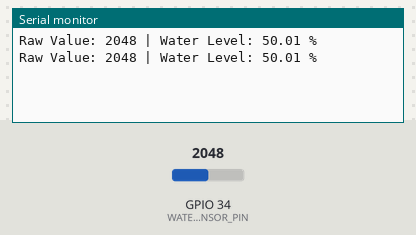
The sketch below on a simulated ESP32. Parts: the last lines printed to the serial monitor. The test bench sets the inputs (shaded band); at power-on: GPIO 34 (WATER_SENSOR_PIN) = 2048.

Above: at 1.8 s.
1.9 s: GPIO 34 (WATER_SENSOR_PIN) set to 2866
At 2.8 s:
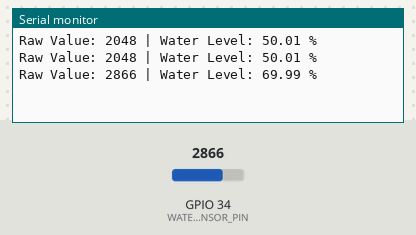
3.4 s: GPIO 34 (WATER_SENSOR_PIN) set to 3603
At 4.8 s:
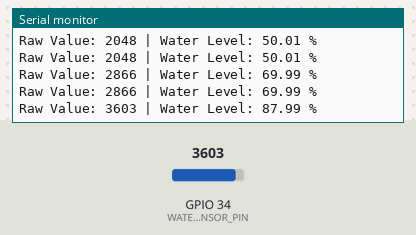
Timing chart, 0 to 6.4 s (numbered marks = the images above; inputs shaded):
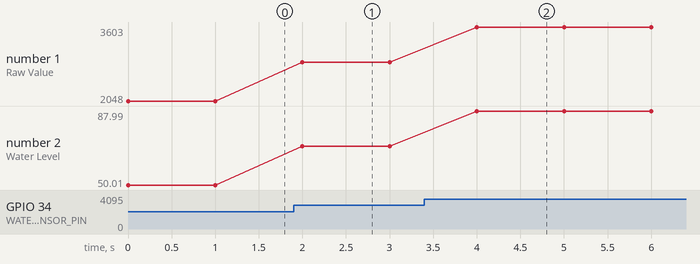

The sketch:

waterlevelsensor.ino
```cpp
#define WATER_SENSOR_PIN 34   // Use an ADC pin (ESP32 has many: 32–39)

void setup() {
  Serial.begin(115200);
}

void loop() {
  int waterValue = analogRead(WATER_SENSOR_PIN);  // Range 0–4095
  float percentage = (waterValue / 4095.0) * 100; // Convert to %
  Serial.print("Raw Value: ");
  Serial.print(waterValue);
  Serial.print(" | Water Level: ");
  Serial.print(percentage);
  Serial.println(" %");
  delay(1000);
}
```

Measured:
- after the input at 1.9 s, the serial monitor: prints a new line after 0.10 s (image 1)
- after the input at 3.4 s, the serial monitor: prints a new line after 0.60 s (image 2)
- plotted number 1: 2048 → 2866 after the input at 1.9 s, 2866 → 3603 after the input at 3.4 s
- plotted number 2: 50.01 → 69.99 after the input at 1.9 s, 69.99 → 87.99 after the input at 3.4 s
